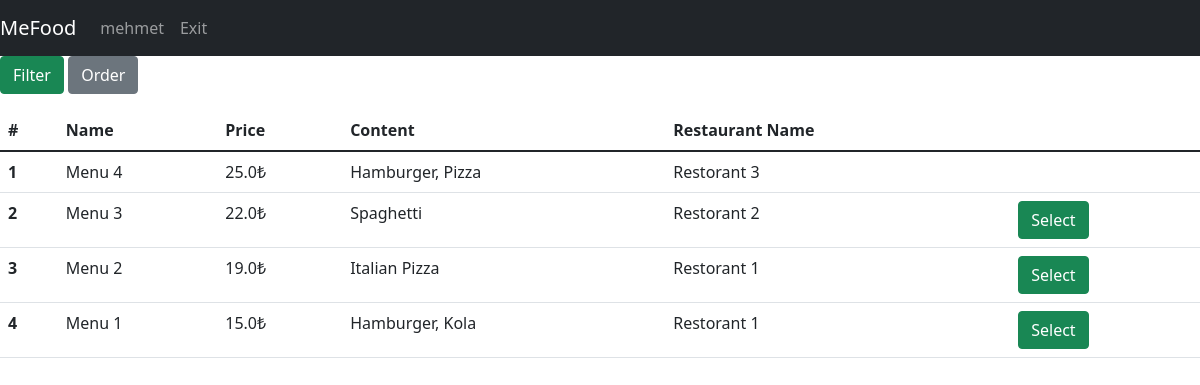
Page /menus (signed in) on the earlier database version.
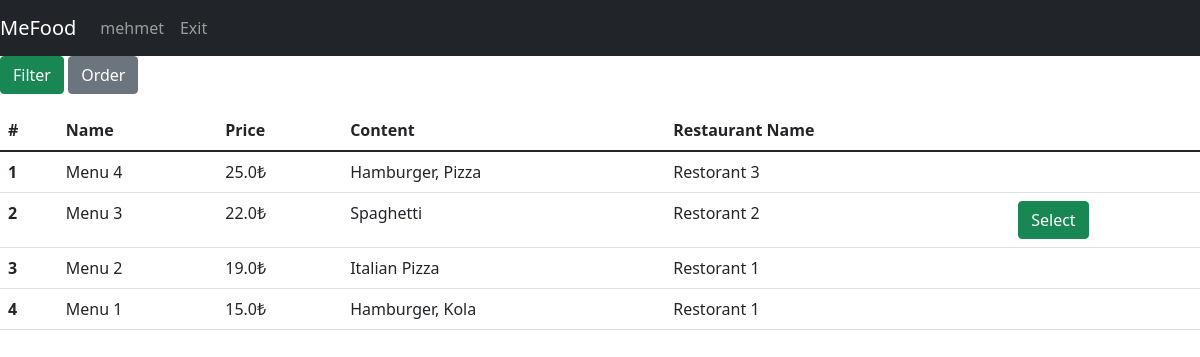
Same page on the later database version.
### app.py (the view)
@app.route("/menus", methods=["GET", "POST"])
def allMenus():
    with sqlite3.connect(DATABASE) as database:
        cursor = database.cursor()
    if request.method == "POST":
        if 'order' in request.form:
            orderBy = request.form['orderBy']
            if session["isFiltered"] == False:
                command = "SELECT menu.id, menuName, price, content, restaurant.restaurantName " \
                          " FROM menu INNER JOIN restaurant ON menu.restaurantId = restaurant.id ORDER BY "+orderBy
                cursor.execute(command)
                query = cursor.fetchall()
                session["filteredData"]["menu"] = query
            else:
                df = pd.DataFrame(session["filteredData"]["menu"],
                                  columns=['id','menuName', 'price','content', 'restaurantName'])
                df = df.sort_values(by=orderBy)
                session["filteredData"]["menu"] = df.values.tolist()
        if 'filter' in request.form:
            filtered_cols, expected_vals = [], []
            q = ""
            for c in request.form.keys():
                if request.form[c] != '' and request.form[c] != "filter":
                    filtered_cols.append(c)
                    expected_vals.append(request.form[c])
            if len(expected_vals) > 0:
                for index in range(0, len(expected_vals)):
                    q += filtered_cols[index]+" LIKE " + f"'%{expected_vals[index]}%'"
                command = "SELECT menu.id, menuName, price, content, restaurant.restaurantName " \
                          " FROM menu INNER JOIN restaurant ON menu.restaurantId = restaurant.id and "+q+" ORDER BY menu.id desc "
                cursor.execute(command)
                query = cursor.fetchall()
                session["filteredData"]["menu"] = query
            else:
                session["filteredData"] = getAllDbData(toGet=["menu"])
            session["isFiltered"] = True
    else:
        session["filteredData"] = getAllDbData(toGet=["menu"])
        session["isFiltered"] = False
    return render_template("admin/list_operations/list_menus.html", username=session["username"], data=session["filteredData"])

### app.py (called while the page is built)
def getMenus(cursor, limit=None):
    if limit != None:
        cursor.execute("SELECT menu.id, menuName, price, content, restaurant.restaurantName, restaurant.isOpen FROM menu INNER JOIN restaurant ON menu.restaurantId = restaurant.id ORDER BY menu.id DESC LIMIT ?", (limit,))
    else:
        cursor.execute("SELECT menu.id, menuName, price, content, restaurant.restaurantName, restaurant.isOpen FROM menu INNER JOIN restaurant ON menu.restaurantId = restaurant.id ORDER BY menu.id DESC")
    query = cursor.fetchall()
    return query

### templates/admin/list_operations/list_menus.html (shortened to what this page needs)
{% extends 'base.html' %}
{% block navbar %}
<nav class="navbar navbar-expand-lg navbar-dark bg-dark">
    <a class="navbar-brand" href="#">MeFood</a>
    <div class="collapse navbar-collapse" id="navbarNav">
        <ul class="navbar-nav">
          <li class="nav-item active"><a class="nav-link" href="/">{{username}}</a></li>
          <li class="nav-item active"><a class="nav-link" href="/exit">Exit</a></li>
        </ul>
    </div>
</nav>
{% endblock %}
{% block body %}
<p>
  <a class="btn btn-success" data-toggle="collapse" href="#filter" role="button" aria-expanded="false" aria-controls="filter">Filter</a>
  <button class="btn btn-secondary" type="button" data-toggle="collapse" data-target="#order" aria-expanded="false" aria-controls="order">Order</button>
</p>
<div>
  <form action="/selectMenu" method="POST">
    <table class="table">
      <thead class="thead-dark">
        <tr>
            <th scope="col">#</th>
            <th scope="col">Name</th>
            <th scope="col">Price</th>
            <th scope="col">Content</th>
            <th scope="col">Restaurant Name</th>
            <th scope="col"></th>
        </tr>
      </thead>
      <tbody>
        {%for i in range(data["menu"]|length)%}
                <tr>
                  <th scope="row">{{ i+1 }}</th>
                  <td>{{ data["menu"][i][1] }}</td>
                  <td>{{ data["menu"][i][2] }}₺</td>
                  <td>{{ data["menu"][i][3] }}</td>
                  <td>{{ data["menu"][i][4] }}</td>
                  {% if session["user_type"] == 0 and data["menu"][i][5] == 1 %}
               <td><button type="submit" name="selectedMenu" value='{{ data["menu"][i][0] }}' class="btn btn-success">Select</button></td>
                  {% else %}
               <td></td>
                  {% endif %}
                </tr>
        {%endfor%}
      </tbody>
    </table>
  </form>
</div>
{% endblock %}

Differences in the rows shown:
changed restaurant "Restorant 1": isOpen 1 → 0 (drawn)
Other differences:
list line gone: "Select"
